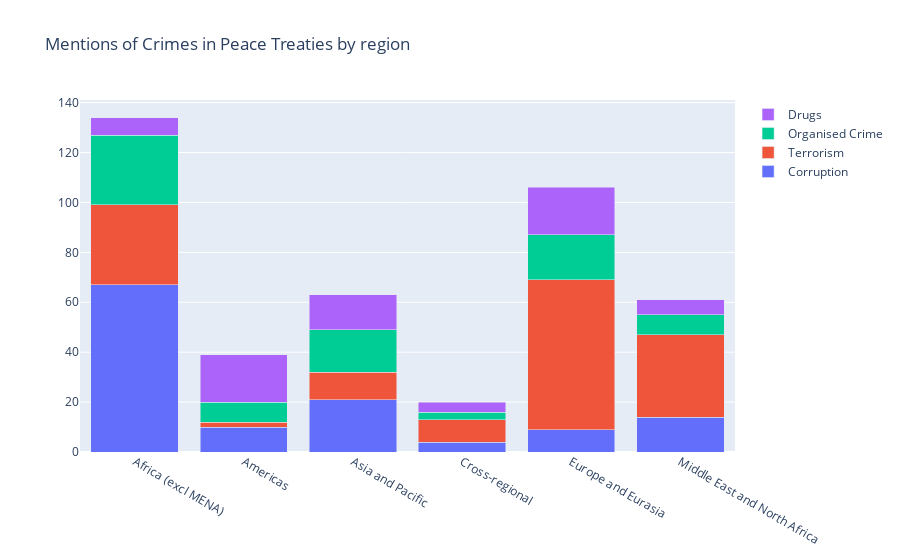

This figure's notebook cell:
### Markdown cell above
From this plot, we can note several things:
* Africa has a large proportion (32%) of 'Partial' peace agreements, which deal with "some of the issues in ways that appear to contemplate future agreements to complete"
* Europe, APAC and Americas' first stage of agreements is 'Pre-negociation', meaning that they "aim to get parties to the point of negotiating over the incompatibilities at the heart of the conflict". This also illustrates the mostly "diplomatic" attitude of the European countries when dealing with conflicts.
* Most ceasefires (91%) happened in Africa, Europe and Asia
* Cross-regional agreements represent only 2% of the total agreements.

What about the mention of crimes in those treaties ?

### Code cell
layout = dict(title_text='Mentions of Crimes in Peace Treaties by region',
             barmode = 'stack')
data = [
    go.Bar(name='Corruption', x=pax[pax['isCor'] == 1].groupby('Reg').count()['Con'].index, y=pax[pax['isCor'] == 1].groupby('Reg').count()['Con'].values),
    go.Bar(name='Terrorism', x=pax[pax['isTerr'] == 1].groupby('Reg').count()['Con'].index, y=pax[pax['isTerr'] == 1].groupby('Reg').count()['Con'].values),
    go.Bar(name='Organised Crime', x=pax[pax['isCrOcr'] == 1].groupby('Reg').count()['Con'].index, y=pax[pax['isCrOcr'] == 1].groupby('Reg').count()['Con'].values),
    go.Bar(name='Drugs', x=pax[pax['isDrugs'] == 1].groupby('Reg').count()['Con'].index, y=pax[pax['isDrugs'] == 1].groupby('Reg').count()['Con'].values),
]
fig = go.Figure(data=data, layout = layout)
fig.show()

### Figure 1 — Plotly figure (JSON) as saved in the notebook; plotly's stock layout.template omitted (floating-point values rounded to 4 significant figures)
{"data": [{"name": "Corruption", "type": "bar", "x": ["Africa (excl MENA)", "Americas", "Asia and Pacific", "Cross-regional", "Europe and Eurasia", "Middle East and North Africa"], "y": [67, 10, 21, 4, 9, 14]}, {"name": "Terrorism", "type": "bar", "x": ["Africa (excl MENA)", "Americas", "Asia and Pacific", "Cross-regional", "Europe and Eurasia", "Middle East and North Africa"], "y": [32, 2, 11, 9, 60, 33]}, {"name": "Organised Crime", "type": "bar", "x": ["Africa (excl MENA)", "Americas", "Asia and Pacific", "Cross-regional", "Europe and Eurasia", "Middle East and North Africa"], "y": [28, 8, 17, 3, 18, 8]}, {"name": "Drugs", "type": "bar", "x": ["Africa (excl MENA)", "Americas", "Asia and Pacific", "Cross-regional", "Europe and Eurasia", "Middle East and North Africa"], "y": [7, 19, 14, 4, 19, 6]}], "layout": {"barmode": "stack", "title": {"text": "Mentions of Crimes in Peace Treaties by region"}}}
